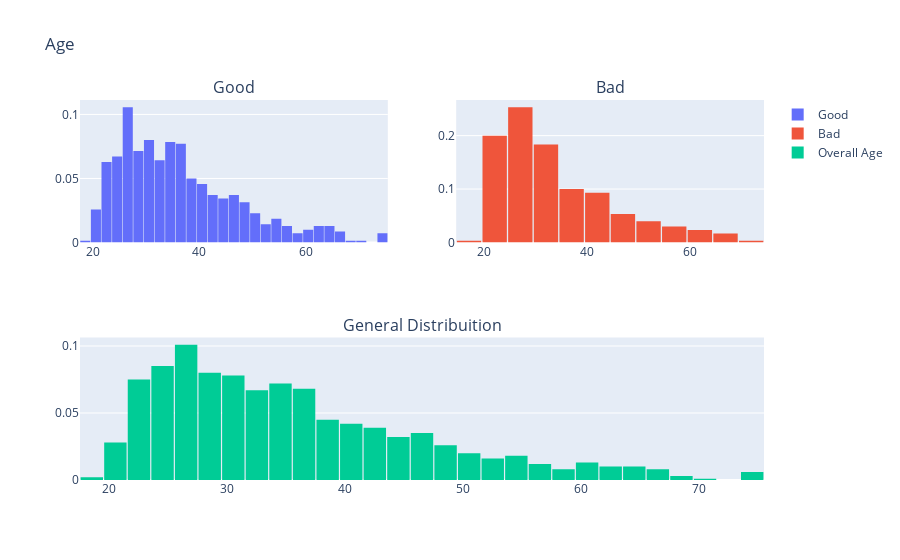

Write notebook code for a chart like this one.
### Code cell
import plotly.graph_objs as go 
import plotly.tools as tls 
import plotly.offline as py 
py.init_notebook_mode(connected=True) 


data_good = data.loc[data["Risk"] == 'good']['Age'].values.tolist()
data_bad = data.loc[data["Risk"] == 'bad']['Age'].values.tolist()
data_age = data['Age'].values.tolist()

#First plot
first = go.Histogram(
    x=data_good,
    histnorm='probability',
    name="Good"
)
#Second plot
second = go.Histogram(
    x=data_bad,
    histnorm='probability',
    name="Bad"
)
#Third plot
third = go.Histogram(
    x=data_age,
    histnorm='probability',
    name="Overall Age"
)

fig = tls.make_subplots(rows=2, cols=2, specs=[[{}, {}], [{'colspan': 2}, None]],
                          subplot_titles=('Good','Bad', 'General Distribuition'))

#setting the figs
fig.append_trace(first, 1, 1)
fig.append_trace(second, 1, 2)
fig.append_trace(third, 2, 1)

fig['layout'].update(showlegend=True, title='Age', bargap=0.05)
py.iplot(fig, filename='plt Age vs Risk')

### Figure 1 — Plotly figure (JSON) as saved in the notebook; plotly's stock layout.template omitted (floating-point values rounded to 4 significant figures; data arrays with more than 128 entries replaced by an {"elided": "..."} marker saying what was removed)
{"data": [{"histnorm": "probability", "name": "Good", "type": "histogram", "x": {"elided": "700 int values"}, "xaxis": "x", "yaxis": "y"}, {"histnorm": "probability", "name": "Bad", "type": "histogram", "x": {"elided": "300 int values"}, "xaxis": "x2", "yaxis": "y2"}, {"histnorm": "probability", "name": "Overall Age", "type": "histogram", "x": {"elided": "1000 int values"}, "xaxis": "x3", "yaxis": "y3"}], "layout": {"annotations": [{"font": {"size": 16}, "showarrow": false, "text": "Good", "x": 0.225, "xanchor": "center", "xref": "paper", "y": 1.0, "yanchor": "bottom", "yref": "paper"}, {"font": {"size": 16}, "showarrow": false, "text": "Bad", "x": 0.775, "xanchor": "center", "xref": "paper", "y": 1.0, "yanchor": "bottom", "yref": "paper"}, {"font": {"size": 16}, "showarrow": false, "text": "General Distribuition", "x": 0.5, "xanchor": "center", "xref": "paper", "y": 0.375, "yanchor": "bottom", "yref": "paper"}], "bargap": 0.05, "showlegend": true, "title": {"text": "Age"}, "xaxis": {"anchor": "y", "domain": [0.0, 0.45]}, "xaxis2": {"anchor": "y2", "domain": [0.55, 1.0]}, "xaxis3": {"anchor": "y3", "domain": [0.0, 1.0]}, "yaxis": {"anchor": "x", "domain": [0.625, 1.0]}, "yaxis2": {"anchor": "x2", "domain": [0.625, 1.0]}, "yaxis3": {"anchor": "x3", "domain": [0.0, 0.375]}}}
